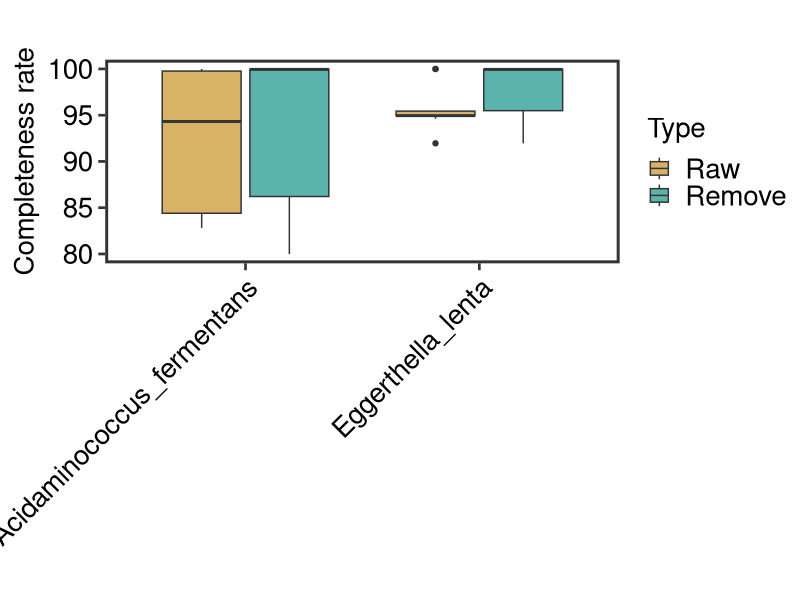
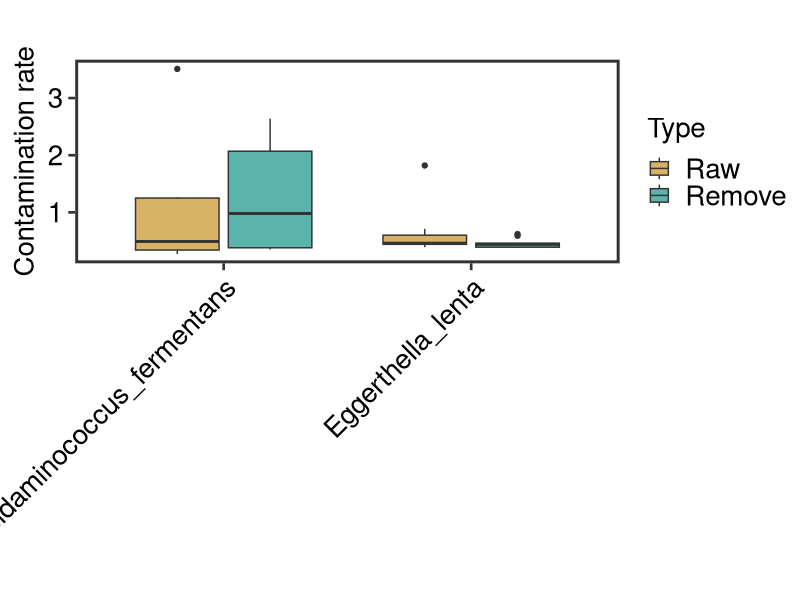

Source code (R) for these figures, in order: (Note: this script raises an error after producing the figures.)
## ---- chunk 1
knitr::opts_chunk$set(
  collapse  =  T, echo = T, comment = "#>", message = F, warning = F,
	fig.align  =  "center", fig.width  =  5, fig.height = 3, dpi = 150)
## ---- chunk 2
data <- read.table("data.txt", header = TRUE)
## ---- chunk 3
library(ggplot2)
library(car)
## ---- chunk 4

data$Type <- as.factor(data$Type)
data$Species <- as.factor(data$Species)

data$Type <- factor(data$Type, levels = c("Raw", "Remove"))
data$Species <- factor(data$Species, levels = c("Acidaminococcus_fermentans", "Eggerthella_lenta"))

ggplot(data, aes(x = Species, y = Completeness, fill = Type)) +
  geom_boxplot() +
  labs(x = "", y = "Completeness rate", title = "", color = "black", fill = "Type") +
  theme_minimal() +
  theme_test(base_size = 20) +
  theme(
    panel.border = element_rect(size = 2, fill = 'transparent'),
    axis.text = element_text(color = 'black', size = 20),
    axis.text.x = element_text(angle = 45, hjust = 1),  # Rotate x-axis labels for better visibility
    plot.title = element_text(size = 24, face = "bold", hjust = 0.5, vjust = 0.5),
    legend.title = element_text(size = 20, color = "black"),
    legend.text = element_text(size = 20, color = "black")
  )  +
  scale_fill_manual(values = c( "#d8b365", "#5ab4ac"))
## ---- chunk 5
ggplot(data, aes(x = Species, y = Contamination, fill = Type )) +
  geom_boxplot() +
  labs(x = "", y = "Contamination rate", title = "", color = "black", fill = "Type") +
  theme_minimal() +
  theme_test(base_size = 20) +
  theme(
    panel.border = element_rect(size = 2, fill = 'transparent'),
    axis.text = element_text(color = 'black', size = 20),
    axis.text.x = element_text(angle = 45, hjust = 1),  # Rotate x-axis labels for better visibility
    plot.title = element_text(size = 24, face = "bold", hjust = 0.5, vjust = 0.5),
    legend.title = element_text(size = 20, color = "black"),
    legend.text = element_text(size = 20, color = "black")
  )  +
  scale_fill_manual(values = c( "#d8b365", "#5ab4ac"))
## ---- chunk 6
shapiro_test <- by(data$Completeness, data$Type, shapiro.test)

# Extract p-values from each group's test results
p_values <- sapply(shapiro_test, function(x) x$p.value)

# Check if each group conforms to normal distribution
normal_data <- p_values > 0.05

if (all(normal_data)) {
  summary_stats <- aggregate(Completeness ~ Type, data = data, FUN = function(x) c(mean = mean(x), se = sd(x)/sqrt(length(x))))
  print(summary_stats)
} else {
  summary_stats <- aggregate(Completeness ~ Type, data = data, FUN = function(x) c(median = median(x), p25 = quantile(x, 0.25), p75 = quantile(x, 0.75)))
  print(summary_stats)
}

# Homogeneity of variance test
levene_test_result <- leveneTest(Completeness ~ Type, data = data)
p_value_levene <- levene_test_result$`Pr(>F)`[1]


if (all(normal_data)) {
  if (p_value_levene > 0.05) {
    t_test_result <- t.test(Completeness ~ Type, data = data, paired = TRUE)
    print(t_test_result)
  } else {
    wilcox_result <- wilcox.test(Completeness ~ Type, data = data, paired = TRUE)
    print(wilcox_result)
  }
} else {
  wilcox_result <- wilcox.test(Completeness ~ Type, data = data, paired = TRUE)
  print(wilcox_result)
}
## ---- chunk 7
shapiro_test <- by(data$Contamination, data$Type, shapiro.test)

# Extract p-values from each group's test results
p_values <- sapply(shapiro_test, function(x) x$p.value)

# Check if each group conforms to normal distribution
normal_data <- p_values > 0.05

if (all(normal_data)) {
  summary_stats <- aggregate(Contamination ~ Type, data = data, FUN = function(x) c(mean = mean(x), se = sd(x)/sqrt(length(x))))
  print(summary_stats)
} else {
  summary_stats <- aggregate(Contamination ~ Type, data = data, FUN = function(x) c(median = median(x), p25 = quantile(x, 0.25), p75 = quantile(x, 0.75)))
  print(summary_stats)
}

# Homogeneity of variance test
levene_test_result <- leveneTest(Contamination ~ Type, data = data)
p_value_levene <- levene_test_result$`Pr(>F)`[1]


if (all(normal_data)) {
  if (p_value_levene > 0.05) {
    t_test_result <- t.test(Contamination ~ Type, data = data, paired = TRUE)
    print(t_test_result)
  } else {
    wilcox_result <- wilcox.test(Contamination ~ Type, data = data, paired = TRUE)
    print(wilcox_result)
  }
} else {
  wilcox_result <- wilcox.test(Contamination ~ Type, data = data, paired = TRUE)
  print(wilcox_result)
}

## ---- chunk 8

data2 <- subset(data, Species == "Acidaminococcus_fermentans")
# 1) Check Completeness, Normality test
shapiro_test <- by(data2$Completeness, data2$Host, shapiro.test)

# Extract p-values from each group's test results
p_values <- sapply(shapiro_test, function(x) x$p.value)

# Check if each group conforms to normal distribution
normal_data <- p_values > 0.05

if (all(normal_data)) {
  summary_stats <- aggregate(Completeness ~ Type, data = data2, FUN = function(x) c(mean = mean(x), se = sd(x)/sqrt(length(x))))
  print(summary_stats)
} else {
  summary_stats <- aggregate(Completeness ~ Type, data = data2, FUN = function(x) c(median = median(x), p25 = quantile(x, 0.25), p75 = quantile(x, 0.75)))
  print(summary_stats)
}

# Homogeneity of variance test
levene_test_result <- leveneTest(Completeness ~ Type, data = data2)
p_value_levene <- levene_test_result$`Pr(>F)`[1]

if (all(normal_data)) {
  if (p_value_levene > 0.05) {
    t_test_result <- t.test(Completeness ~ Type, data = data2, paired = TRUE)
    print(t_test_result)
  } else {
    wilcox_result <- wilcox.test(Completeness ~ Type, data = data2, paired = TRUE)
    print(wilcox_result)
  }
} else {
  wilcox_result <- wilcox.test(Completeness ~ Type, data = data2, paired = TRUE)
  print(wilcox_result)
}

# 2) Check Contamination, Normality test
shapiro_test <- by(data2$Contamination, data2$Type, shapiro.test)

# Extract p-values from each group's test results
p_values <- sapply(shapiro_test, function(x) x$p.value)

# Check if each group conforms to normal distribution
normal_data <- p_values > 0.05

if (all(normal_data)) {
  summary_stats <- aggregate(Contamination ~ Type, data = data2, FUN = function(x) c(mean = mean(x), se = sd(x)/sqrt(length(x))))
  print(summary_stats)
} else {
  summary_stats <- aggregate(Contamination ~ Type, data = data2, FUN = function(x) c(median = median(x), p25 = quantile(x, 0.25), p75 = quantile(x, 0.75)))
  print(summary_stats)
}

# Homogeneity of variance test
levene_test_result <- leveneTest(Contamination ~ Type, data = data2)
p_value_levene <- levene_test_result$`Pr(>F)`[1]


if (all(normal_data)) {
  if (p_value_levene > 0.05) {
    t_test_result <- t.test(Contamination ~ Type, data = data2, paired = TRUE)
    print(t_test_result)
  } else {
    wilcox_result <- wilcox.test(Contamination ~ Type, data = data2, paired = TRUE)
    print(wilcox_result)
  }
} else {
  wilcox_result <- wilcox.test(Contamination ~ Type, data = data2, paired = TRUE)
  print(wilcox_result)
}

## ---- chunk 9
data2 <- subset(data, Species == "Eggerthella_lenta" )

# 1) Check Completeness, Normality test
shapiro_test <- by(data2$Completeness, data2$HostGenomeProportion, shapiro.test)

# Extract p-values from each group's test results
p_values <- sapply(shapiro_test, function(x) x$p.value)

# Check if each group conforms to normal distribution
normal_data <- p_values > 0.05

if (all(normal_data)) {
  summary_stats <- aggregate(Completeness ~ HostGenomeProportion, data = data2, FUN = function(x) c(mean = mean(x), se = sd(x)/sqrt(length(x))))
  print(summary_stats)
} else {
  summary_stats <- aggregate(Completeness ~ HostGenomeProportion, data = data2, FUN = function(x) c(median = median(x), p25 = quantile(x, 0.25), p75 = quantile(x, 0.75)))
  print(summary_stats)
}

# Homogeneity of variance test
levene_test_result <- leveneTest(Completeness ~ HostGenomeProportion, data = data2)
p_value_levene <- levene_test_result$`Pr(>F)`[1]

if (all(normal_data)) {
  anova_result <- aov(Completeness ~ HostGenomeProportion, data = data2)
  print(summary(anova_result))
} else {
  kruskal_result <- kruskal.test(Completeness ~ HostGenomeProportion, data = data2)
  print(kruskal_result)
  if (kruskal_result$p.value < 0.05) {
    # Perform Bonferroni-Dunn post-hoc test
    posthoc_bonferroni <- posthoc.kruskal.dunn.test(data2$Completeness, data2$HostGenomeProportion, p.adjust.method = "bonferroni")
    print(posthoc_bonferroni)
  } else {
    print("Kruskal-Wallis test is not significant. No post-hoc test needed.")
  }
  }

# 2) Check Contamination, Normality test
shapiro_test <- by(data2$Contamination, data2$HostGenomeProportion, shapiro.test)

# Extract p-values from each group's test results
p_values <- sapply(shapiro_test, function(x) x$p.value)

# Check if each group conforms to normal distribution
normal_data <- p_values > 0.05

if (all(normal_data)) {
  summary_stats <- aggregate(Contamination ~ HostGenomeProportion, data = data2, FUN = function(x) c(mean = mean(x), se = sd(x)/sqrt(length(x))))
  print(summary_stats)
} else {
  summary_stats <- aggregate(Contamination ~ HostGenomeProportion, data = data2, FUN = function(x) c(median = median(x), p25 = quantile(x, 0.25), p75 = quantile(x, 0.75)))
  print(summary_stats)
}

# Homogeneity of variance test
levene_test_result <- leveneTest(Contamination ~ HostGenomeProportion, data = data2)
p_value_levene <- levene_test_result$`Pr(>F)`[1]

if (all(normal_data)) {
  anova_result <- aov(Contamination ~ HostGenomeProportion, data = data2)
  print(summary(anova_result))
} else {
  kruskal_result <- kruskal.test(Contamination ~ HostGenomeProportion, data = data2)
  print(kruskal_result)
  if (kruskal_result$p.value < 0.05) {
    # Perform Bonferroni-Dunn post-hoc test
    posthoc_bonferroni <- posthoc.kruskal.dunn.test(data2$Contamination, data2$HostGenomeProportion, p.adjust.method = "bonferroni")
    print(posthoc_bonferroni)
  } else {
    print("Kruskal-Wallis test is not significant. No post-hoc test needed.")
  }
}
